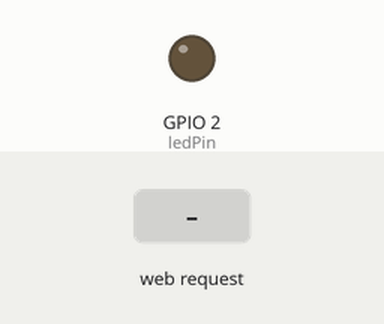
Recording of a sketch running on a simulated ESP32. Shown: output pins drawn as LEDs (lit = HIGH). The inputs (shaded band) are chosen by the test bench. WiFi joins after 1.5 s; servers stay silent unless stated; what the sketch prints to the serial monitor is not drawn.

Above: at 2.8 s.
2.9 s: HTTP request GET /set?value=1 received
At 3.8 s:
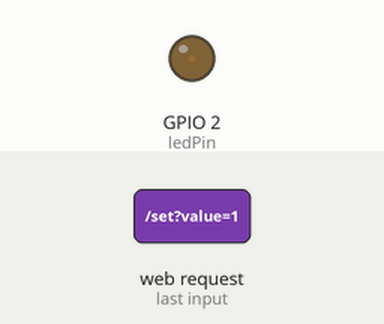
4.4 s: HTTP request GET /set?value=120 received
At 4.9 s:
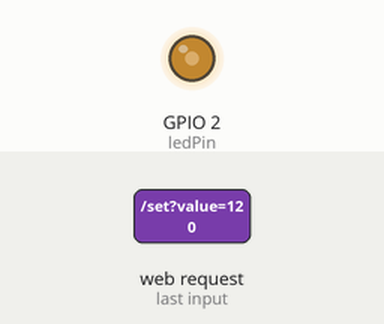
Timing chart, 0 to 7.4 s (numbered marks = the images above; inputs shaded):
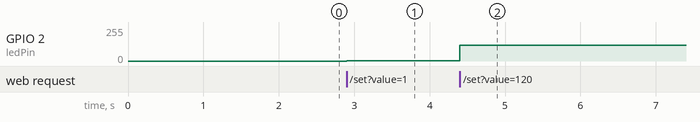

The sketch:

ex07_web_dimmer.ino
```cpp
#include <WiFi.h>
#include <WebServer.h>

const char* ssid = "YOUR_SSID";
const char* password = "YOUR_PASSWORD";

const int ledPin = 2;
const int pwmChannel = 0;
const int pwmFreq = 5000;
const int pwmResolution = 8;

WebServer server(80);

const char index_html[] PROGMEM = R"rawliteral(
<!DOCTYPE html>
<html lang="zh-CN">
<head>
  <meta charset="UTF-8">
  <meta name="viewport" content="width=device-width, initial-scale=1.0">
  <title>ESP32 无极调光器</title>
  <style>
    body { background: #101820; color: #f5f5f5; font-family: Arial, sans-serif; margin: 0; padding: 24px; display: flex; justify-content: center; align-items: center; min-height: 100vh; }
    .card { width: 100%; max-width: 520px; background: rgba(255,255,255,0.08); border-radius: 18px; padding: 28px; box-shadow: 0 20px 60px rgba(0,0,0,0.35); text-align: center; }
    h1 { margin: 0 0 18px; font-size: 2rem; }
    input[type=range] { width: 100%; margin-top: 24px; }
    .value { margin-top: 18px; font-size: 2rem; }
  </style>
</head>
<body>
  <div class="card">
    <h1>ESP32 无极调光器</h1>
    <input id="brightnessSlider" type="range" min="0" max="255" value="0">
    <div class="value">亮度: <span id="brightnessValue">0</span></div>
  </div>
  <script>
    const slider = document.getElementById('brightnessSlider');
    const valueLabel = document.getElementById('brightnessValue');

    function sendBrightness(value) {
      valueLabel.textContent = value;
      fetch('/set?value=' + value).catch(error => console.error(error));
    }

    slider.addEventListener('input', event => {
      sendBrightness(event.target.value);
    });

    window.addEventListener('load', () => {
      sendBrightness(slider.value);
    });
  </script>
</body>
</html>
)rawliteral";

void handleRoot() {
  server.send_P(200, "text/html", index_html);
}

void handleSetBrightness() {
  if (!server.hasArg("value")) {
    server.send(400, "text/plain", "Missing value");
    return;
  }

  int value = server.arg("value").toInt();
  value = constrain(value, 0, 255);
  ledcWrite(pwmChannel, value);
  server.send(200, "text/plain", String(value));
}

void setup() {
  Serial.begin(115200);
  delay(100);

  pinMode(ledPin, OUTPUT);
  ledcSetup(pwmChannel, pwmFreq, pwmResolution);
  ledcAttachPin(ledPin, pwmChannel);
  ledcWrite(pwmChannel, 0);

  WiFi.mode(WIFI_STA);
  WiFi.begin(ssid, password);

  Serial.printf("Connecting to Wi-Fi: %s\n", ssid);
  while (WiFi.status() != WL_CONNECTED) {
    delay(500);
    Serial.print('.');
  }

  Serial.println();
  Serial.print("Connected. IP address: ");
  Serial.println(WiFi.localIP());

  server.on("/", handleRoot);
  server.on("/set", handleSetBrightness);
  server.onNotFound([]() { server.send(404, "text/plain", "Not found"); });
  server.begin();
}

void loop() {
  server.handleClient();
}
```

Measured:
- after the input at 2.9 s, GPIO 2 (ledPin): 0/255 → 1/255 at once
- after the input at 4.4 s, GPIO 2 (ledPin): 1/255 → 120/255 at once
